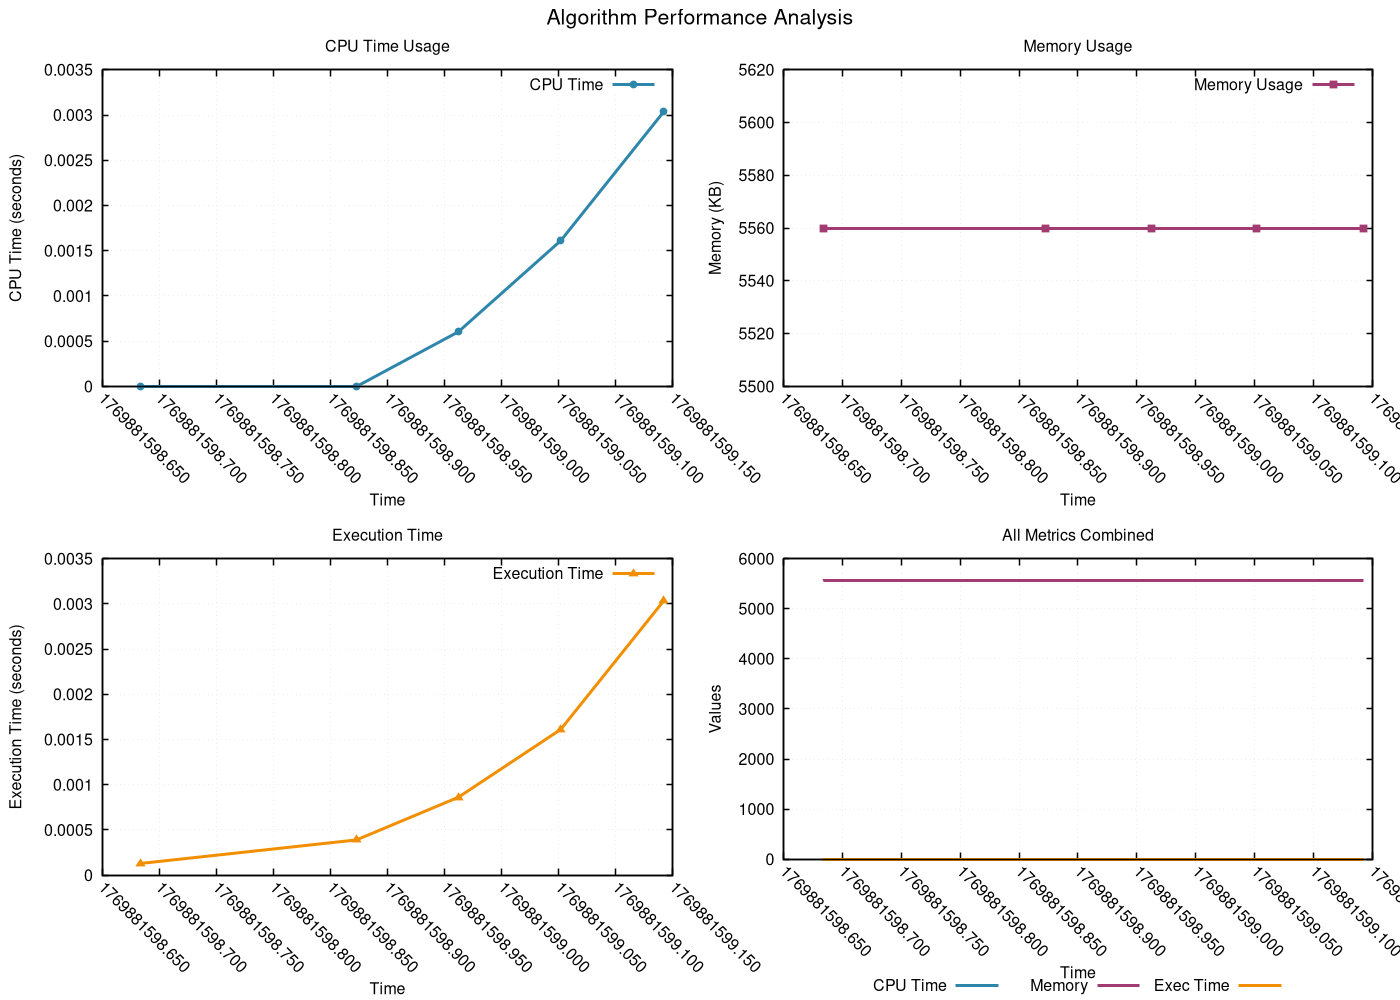

Write gnuplot code to recreate this figure.
# GNUplot script for resource monitoring
set terminal pngcairo enhanced font 'Helvetica,12' size 1400,1000
set output 'png/insertion_sort_20260131_224634.png'

set multiplot layout 2,2 title 'Algorithm Performance Analysis' font 'Helvetica,16'
set style line 1 lc rgb '#2E86AB' lt 1 lw 3 pt 7 ps 0.8
set style line 2 lc rgb '#A23B72' lt 1 lw 3 pt 5 ps 0.8
set style line 3 lc rgb '#F18F01' lt 1 lw 3 pt 9 ps 0.8
set style line 4 lc rgb '#F19C79' lt 1 lw 3 pt 11 ps 0.8
set style line 5 lc rgb '#0ABB9F' lt 1 lw 3 pt 13 ps 0.8

set format x "%.3f"
set xtics rotate by -45
set autoscale x

set title 'CPU Time Usage'
set xlabel 'Time'
set ylabel 'CPU Time (seconds)'
set grid linestyle 1 lc rgb '#D3D3D3' lt 0 lw 1
set border linewidth 1.5
plot 'png/insertion_sort_20260131_224634.dat' using 1:2 with linespoints ls 1 title 'CPU Time'
set title 'Memory Usage'
set xlabel 'Time'
set ylabel 'Memory (KB)'
set grid linestyle 1 lc rgb '#D3D3D3' lt 0 lw 1
set border linewidth 1.5
plot 'png/insertion_sort_20260131_224634.dat' using 1:3 with linespoints ls 2 title 'Memory Usage'
set title 'Execution Time'
set xlabel 'Time'
set ylabel 'Execution Time (seconds)'
set grid linestyle 1 lc rgb '#D3D3D3' lt 0 lw 1
set border linewidth 1.5
plot 'png/insertion_sort_20260131_224634.dat' using 1:4 with linespoints ls 3 title 'Execution Time'
set title 'All Metrics Combined'
set xlabel 'Time'
set ylabel 'Values'
set grid linestyle 1 lc rgb '#D3D3D3' lt 0 lw 1
set border linewidth 1.5
set key outside center bottom horizontal
plot 'png/insertion_sort_20260131_224634.dat' using 1:2 with lines ls 1 title 'CPU Time', \
     'png/insertion_sort_20260131_224634.dat' using 1:3 with lines ls 2 title 'Memory', \
     'png/insertion_sort_20260131_224634.dat' using 1:4 with lines ls 3 title 'Exec Time'
unset multiplot
